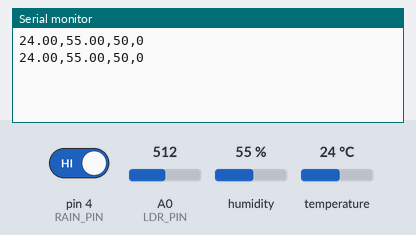
Bench run of a sketch on a simulated Arduino Uno, built with avr-gcc and run on an emulated ATmega328P. On the bench: the last lines printed to the serial monitor. The test bench sets the inputs (shaded band); at power-on: humidity 55 %, A0 (LDR_PIN) = 512, pin 4 (RAIN_PIN) HIGH, temperature 24 °C.

Above: at 2.8 s.
2.9 s: humidity set to 22 %
At 4.8 s:
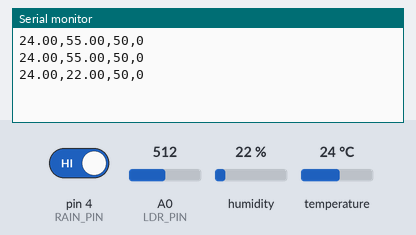
5.6 s: A0 (LDR_PIN) set to 716
At 7.3 s:
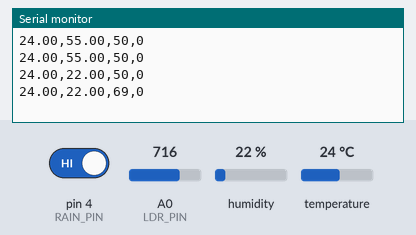
8.3 s: pin 4 (RAIN_PIN) driven LOW
At 10.8 s:
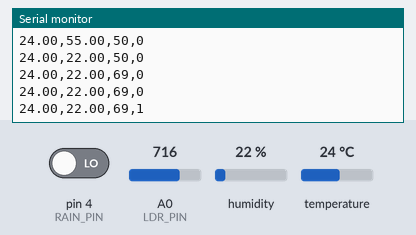
11.0 s: temperature set to 12 °C
At 13.3 s:
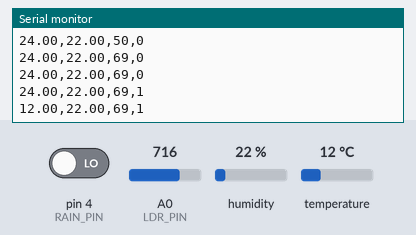
13.7 s: A0 (LDR_PIN) set to 900
At 14.6 s:
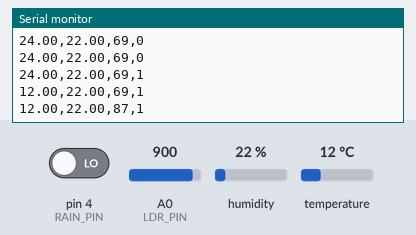
16.4 s: pin 4 (RAIN_PIN) driven HIGH
At 19.4 s:
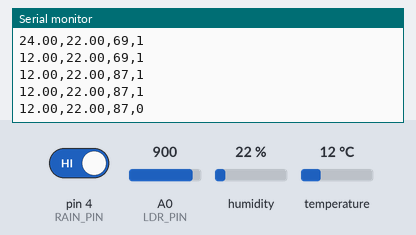
Timing chart, 0 to 20.1 s (numbered marks = the images above; inputs shaded):
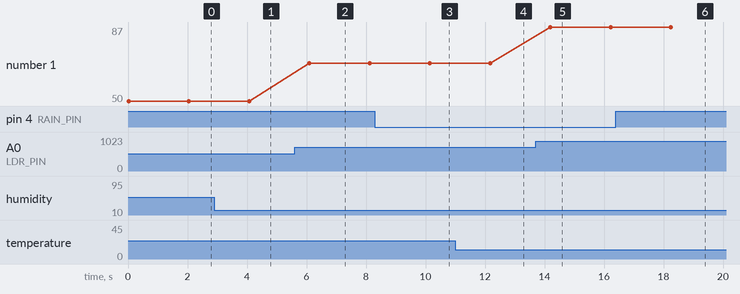

Measured:
- after the input at 2.9 s, the serial monitor: prints a new line after 1.2 s (image 1)
- after the input at 5.6 s, the serial monitor: prints a new line after 0.50 s (image 2)
- after the input at 8.3 s, the serial monitor: prints a new line after 1.8 s (image 3)
- after the input at 11.0 s, the serial monitor: prints a new line after 1.2 s (image 4)
- after the input at 13.7 s, the serial monitor: prints a new line after 0.50 s (image 5)
- after the input at 16.4 s, the serial monitor: prints a new line after 1.8 s (image 6)
- plotted number 1: 50 → 69 after the input at 5.6 s, 69 → 87 after the input at 13.7 s

The sketch:

weather_station.ino
```cpp
/*
  Project 8: Weather Station
  DHT11/DHT22   -> Pin 2
  LDR (light)   -> A0
  Rain Sensor (digital, LOW = rain detected on most modules) -> Pin 4

  Library required: "DHT sensor library" by Adafruit
  Sends CSV: temperature,humidity,light,rain
  (rain: 1 = raining, 0 = dry)
*/

#include <DHT.h>

#define DHTPIN 2
#define DHTTYPE DHT11
DHT dht(DHTPIN, DHTTYPE);

const int LDR_PIN = A0;
const int RAIN_PIN = 4;

void setup() {
  Serial.begin(9600);
  dht.begin();
  pinMode(RAIN_PIN, INPUT);
}

void loop() {
  float tempC = dht.readTemperature();
  float humidity = dht.readHumidity();
  int lightRaw = analogRead(LDR_PIN);
  int lightPercent = map(lightRaw, 0, 1023, 0, 100);
  bool raining = (digitalRead(RAIN_PIN) == LOW);

  if (isnan(tempC) || isnan(humidity)) {
    Serial.println("ERR,ERR,ERR,ERR");
  } else {
    Serial.print(tempC);
    Serial.print(",");
    Serial.print(humidity);
    Serial.print(",");
    Serial.print(lightPercent);
    Serial.print(",");
    Serial.println(raining ? 1 : 0);
  }

  delay(2000);
}
```
